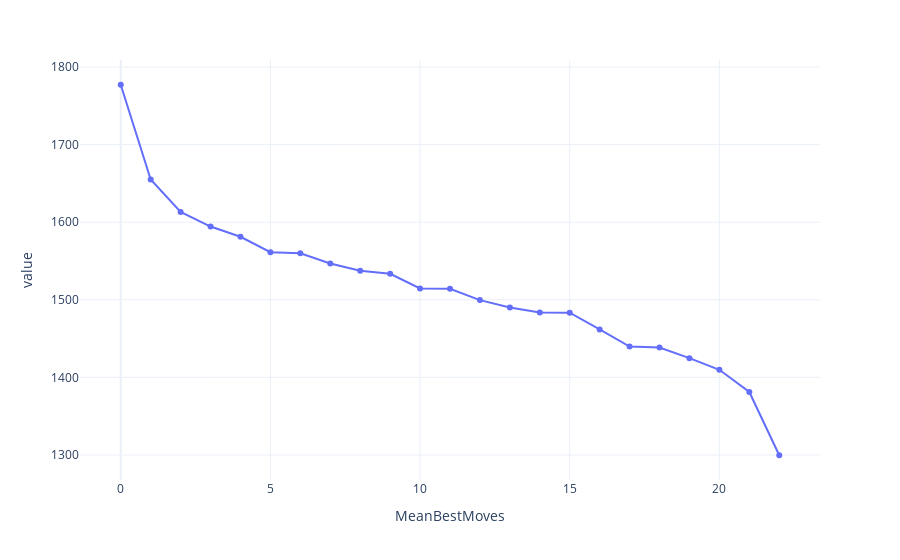

The notebook cell this image was saved under:
### Code cell
fig = px.line(
    df_train.groupby(feature).agg({"Elo": "mean"})
)

fig.data[0].mode = "lines+markers"
fig.update_layout(
    template="plotly_white",
    showlegend=False
)

fig.show()

### Figure 1 — Plotly figure (JSON) as saved in the notebook; plotly's stock layout.template omitted (floating-point values rounded to 4 significant figures)
{"data": [{"hovertemplate": "variable=Elo<br>MeanBestMoves=%{x}<br>value=%{y}<extra></extra>", "legendgroup": "Elo", "line": {"color": "#636efa", "dash": "solid"}, "marker": {"symbol": "circle"}, "mode": "lines+markers", "name": "Elo", "orientation": "v", "showlegend": true, "type": "scatter", "x": [0, 1, 2, 3, 4, 5, 6, 7, 8, 9, 10, 11, 12, 13, 14, 15, 16, 17, 18, 19, 20, 21, 22], "xaxis": "x", "y": [1777.0, 1655.0, 1613.0, 1594.0, 1581.0, 1561.0, 1560.0, 1547.0, 1538.0, 1534.0, 1515.0, 1514.0, 1500.0, 1490.0, 1484.0, 1483.0, 1462.0, 1440.0, 1438.0, 1425.0, 1410.0, 1381.0, 1300.0], "yaxis": "y"}], "layout": {"legend": {"title": {"text": "variable"}, "tracegroupgap": 0}, "margin": {"t": 60}, "showlegend": false, "xaxis": {"anchor": "y", "domain": [0, 1], "title": {"text": "MeanBestMoves"}}, "yaxis": {"anchor": "x", "domain": [0, 1], "title": {"text": "value"}}}}
